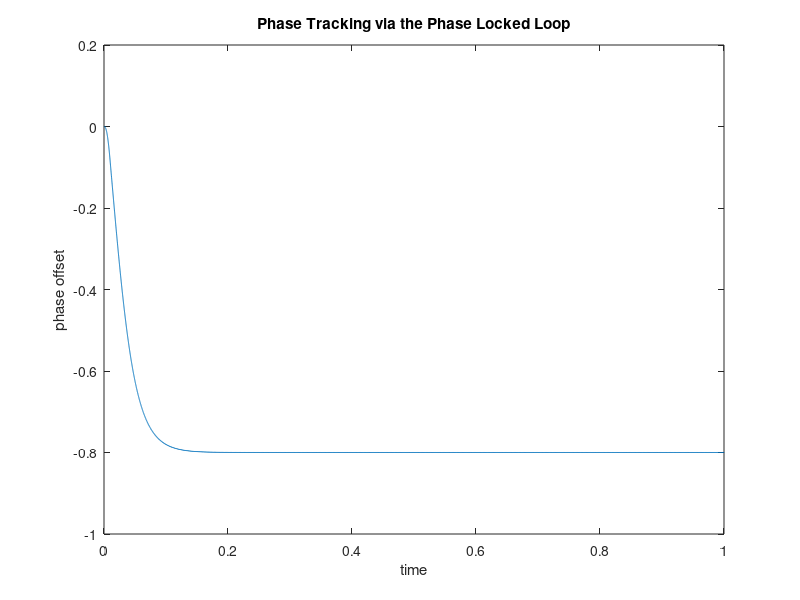

MATLAB code for this plot:
% pllconverge.m simulate Phase Locked Loop

Ts=1/10000; time=1; t=Ts:Ts:time;     % time vector
fc=1000; phoff=-0.8;                  % carrier freq. and phase
rp=cos(4*pi*fc*t+2*phoff);            % simplified reconstructed signal
fl=100; ff=[0 .01 .02 1]; fa=[1 1 0 0];
h=firpm(fl,ff,fa);                    % LPF design
mu=.003;                              % algorithm stepsize
f0=1000;                              % freq at receiver
theta=zeros(1,length(t)); theta(1)=0; % initialize estimates
z=zeros(1,fl+1);                      % initialize LPF
for k=1:length(t)-1                   % z contains past inputs
  z=[z(2:fl+1), rp(k)*sin(4*pi*f0*t(k)+2*theta(k))];
  update=fliplr(h)*z';                % new output of LPF
  theta(k+1)=theta(k)-mu*update;      % algorithm update
end
plot(t,theta)
title('Phase Tracking via the Phase Locked Loop')
xlabel('time'); ylabel('phase offset')